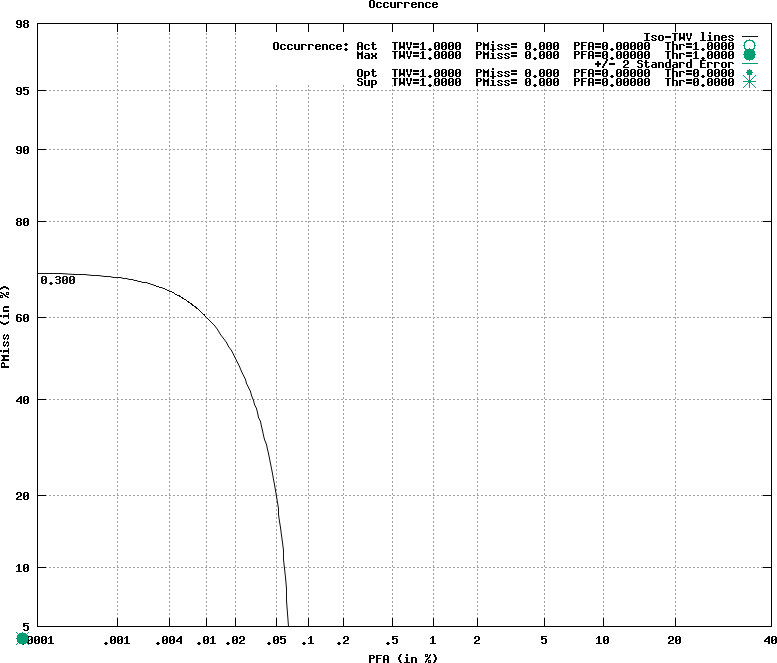

The gnuplot source for this figure:
set terminal postscript color
set noxzeroaxis
set noyzeroaxis
### Using xScale = nd
### Using yScale = nd
set style fill  transparent solid 0.10 noborder
### keyLoc=top keySpacing=0.7 keyFontFace=medium keyFontSize=
set key top samplen 1 spacing 0.7  font "medium,"
set size ratio 0.821894871074622
set title 'Occurrence'
set grid
set pointsize 3
set ylabel 'PMiss (in %)'
set xlabel 'PFA (in %)'
set label 2 "0.300" at graph 0.005, graph 0.575729465340501 left nopoint textcolor rgb "#b0b0b0b"
set label 3  "" point lc 2 pt 6 ps 2 at graph    -0.02, graph  -0.02
set label 4  "" point lc 2 pt 7 ps 2 at graph    -0.02, graph  -0.02
set label 5  "" point lc 2 pt 7 ps 2 at graph    -0.02, graph  -0.02
set label 6  "" point lc 2 pt 3 ps 2 at graph    -0.02, graph  -0.02
set noxtics
set xtics ('.0001' -4.7534, '.001' -4.2649, '.004' -3.9444, '.01' -3.7190, '.02' -3.5401, '.05' -3.2905, '.1' -3.0902, '.2' -2.8782, '.5' -2.5758, '1' -2.3263, '2' -2.0537, '5' -1.6449, '10' -1.2816, '20' -0.8416, '40' -0.2533)
set noytics
set ytics ('5' -1.6449, '10' -1.2816, '20' -0.8416, '40' -0.2533, '60' 0.2533, '80' 0.8416, '90' 1.2816, '95' 1.6449, '98' 2.0537)
plot [-4.75343910607888:-0.253347103317183] [-1.64485362793551:2.05374890849825] \
  '/home/pieteruys/work/kws/github_kws/kws_test/bitbucket_vs_kws/keyword_output/decode_afr/decode/decoded_2021-05-14/decode_2021-05-14/kws_10/dets/sum.Occurrence.isometriclines' title 'Iso-TWV lines' with lines lt rgb "#b0b0b0b" lw 1,\
    '/home/pieteruys/work/kws/github_kws/kws_test/bitbucket_vs_kws/keyword_output/decode_afr/decode/decoded_2021-05-14/decode_2021-05-14/kws_10/dets/sum.Occurrence.dat.1' using 3:2 notitle with  lines  lc 2,\
   '/home/pieteruys/work/kws/github_kws/kws_test/bitbucket_vs_kws/keyword_output/decode_afr/decode/decoded_2021-05-14/decode_2021-05-14/kws_10/dets/sum.Occurrence.dat.2' using 11:10 title 'Occurrence: Act  TWV=1.0000  PMiss= 0.000  PFA=0.00000  Thr=1.0000' with points lc 2 pt 6 ps 2 ,\
    '/home/pieteruys/work/kws/github_kws/kws_test/bitbucket_vs_kws/keyword_output/decode_afr/decode/decoded_2021-05-14/decode_2021-05-14/kws_10/dets/sum.Occurrence.dat.2' using 6:5 title 'Max  TWV=1.0000  PMiss= 0.000  PFA=0.00000  Thr=1.0000' with points lc 2 pt 7 ps 2,\
  '/home/pieteruys/work/kws/github_kws/kws_test/bitbucket_vs_kws/keyword_output/decode_afr/decode/decoded_2021-05-14/decode_2021-05-14/kws_10/dets/sum.Occurrence.dat.1' using 8:7 title '+/- 2 Standard Error' with  lines  lc 2,\
  '/home/pieteruys/work/kws/github_kws/kws_test/bitbucket_vs_kws/keyword_output/decode_afr/decode/decoded_2021-05-14/decode_2021-05-14/kws_10/dets/sum.Occurrence.dat.1' using 10:9 notitle with  lines  lc 2,\
    '/home/pieteruys/work/kws/github_kws/kws_test/bitbucket_vs_kws/keyword_output/decode_afr/decode/decoded_2021-05-14/decode_2021-05-14/kws_10/dets/sum.Occurrence.dat.2' using 16:15 title 'Opt  TWV=1.0000  PMiss= 0.000  PFA=0.00000  Thr=0.0000' with points lc 2 pt 7 ps 1,\
    '/home/pieteruys/work/kws/github_kws/kws_test/bitbucket_vs_kws/keyword_output/decode_afr/decode/decoded_2021-05-14/decode_2021-05-14/kws_10/dets/sum.Occurrence.dat.2' using 21:20 title 'Sup  TWV=1.0000  PMiss= 0.000  PFA=0.00000  Thr=0.0000' with points lc 2 pt 3 ps 2
